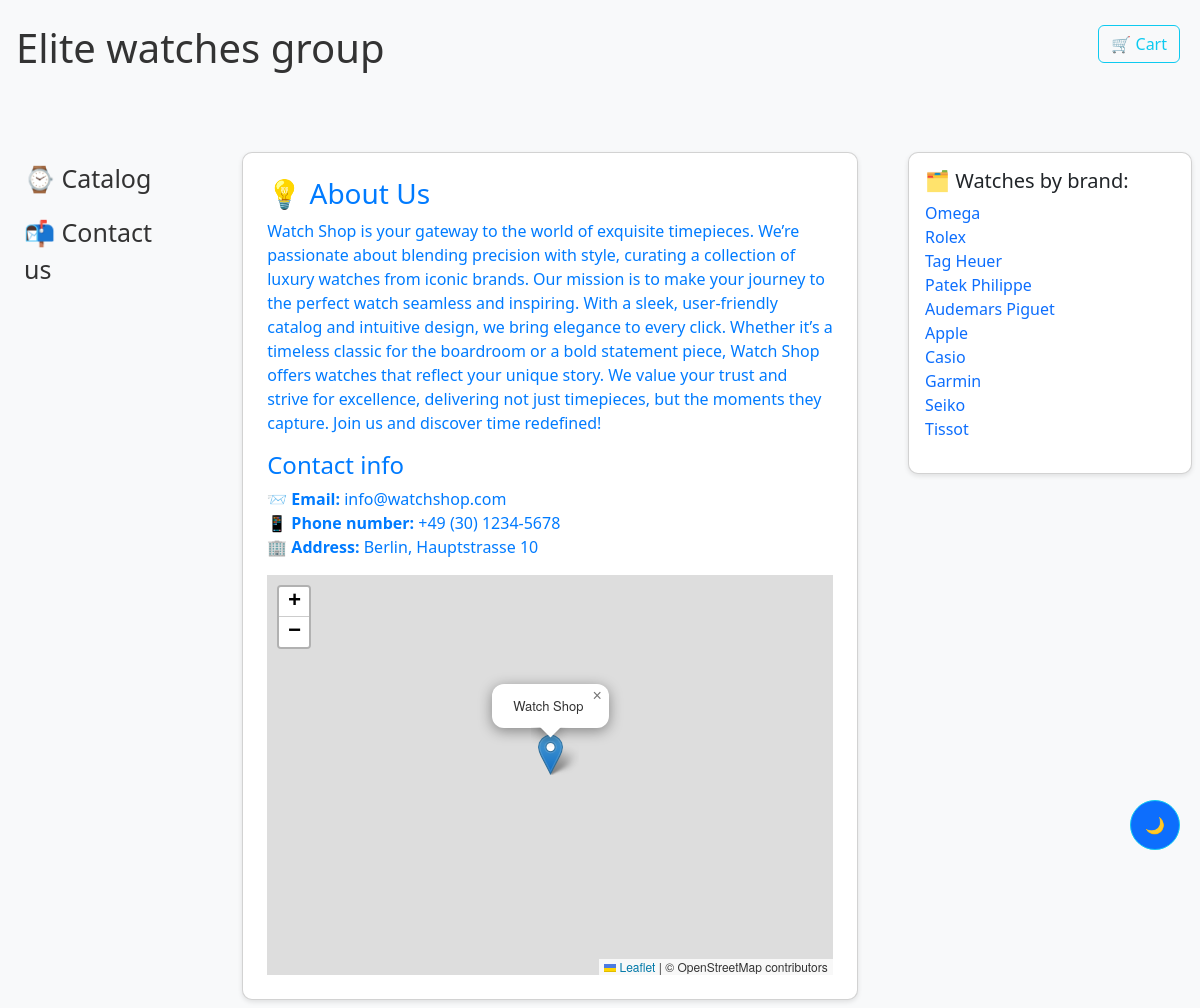
/shop/about/, run on the app's committed database.
### shop/models.py (models this page shows, shortened)
class Brand(models.Model):
    name = models.CharField(max_length=100,)
    slug = models.SlugField(max_length=100, blank=True)
    class Meta:
        verbose_name = 'Brand'
        verbose_name_plural = 'Brands'

### shop/views.py (the view)
# urls.py: path('about/', about, name='about'),
def about(request):
    all_brands = Brand.objects.all()
    context = {
        'title': 'About Us',
        'description': (
            'Watch Shop is your gateway to the world of exquisite timepieces. '
            'We’re passionate about blending precision with style, curating a collection of luxury watches from iconic brands. '
            'Our mission is to make your journey to the perfect watch seamless and inspiring. '
            'With a sleek, user-friendly catalog and intuitive design, we bring elegance to every click. '
            'Whether it’s a timeless classic for the boardroom or a bold statement piece, Watch Shop offers watches that reflect your unique story. '
            'We value your trust and strive for excellence, delivering not just timepieces, but the moments they capture. '
            'Join us and discover time redefined!'
        ),
        'contacts': {
            'email': 'info@watchshop.com',
            'phone': '+49 (30) 1234-5678',
            'address': 'Berlin, Hauptstrasse 10',
        },
        'latitude': 52.5200,
        'longitude': 13.4050,
        'company_name': 'Watch Shop',
        'all_brands': all_brands,
    }
    return render(request, 'about.html', context=context)

### shop/templates/about.html (shortened to what this page needs)
{% extends 'base.html' %}
{% block content %}
    <div class="card p-4" style="color: #007bff">
        <h3>💡  {{ title }}</h3>
        <p>{{ description }}</p>
        <h4>Contact info</h4>
        <ul class="list-unstyled">
            <li><strong>📨 Email:</strong> {{ contacts.email }}</li>
            <li><strong>📱 Phone number:</strong> {{ contacts.phone }}</li>
            <li><strong>🏢 Address:</strong> {{ contacts.address }}</li>
        </ul>
     <div id="map" style="height: 400px;"></div>
    </div>
{% endblock %}

### shop/templates/base.html (shortened to what this page needs)
{% load static %}
<!DOCTYPE html>
<html lang="en">
<head>
    <link href="https://cdn.jsdelivr.net/npm/aos@2.3.4/dist/aos.css" rel="stylesheet">
    <link href="https://cdn.jsdelivr.net/npm/bootstrap@5.3.0/dist/css/bootstrap.min.css" rel="stylesheet">
    <link rel="stylesheet" href="{% static 'css/styles.css' %}">
    <link rel="stylesheet" href="https://unpkg.com/leaflet@1.9.4/dist/leaflet.css"/>
</head>
<body>
    <button id="theme-toggle" class="btn btn-outline-info position-fixed" style="top: 800px; right: 20px; z-index: 1000;">🌙</button>
    <a class="btn btn-outline-info position-fixed" style="top: 25px; right: 20px; z-index: 1000;" href="{% url 'shop:cart_detail' %}">🛒 Cart</a>
    <h1 class="ms-3 my-4">Elite watches group</h1>
    <div class="container-fluid">
        <div class="row">
            <div class="col-md-2 p-2 mt-5">
                <ul class="nav flex-column">
                    {% if not request.path == '/shop/' %}
                    <li class="nav-item">
                        <a class="nav-link" style="font-size: 25px;" href="{% url 'shop:catalog' %}">⌚ Catalog</a>
                    </li>
                     {% endif %}
                    {% if not request.path == '/shop/contact/' %}
                    <li class="nav-item">
                        <a class="nav-link" style="font-size: 25px;" href="{% url 'shop:contact' %}">📬 Contact us</a>
                    </li>
                    {% endif %}
                </ul>
            </div>
            <div class="col-md-7 p-2 mt-5 d-flex justify-content-center">
                <div class="content-wrapper" style="width: 90%; max-width: 800px;">
                    {% block content %}{% endblock %}
                </div>
            </div>
            <div class="col-md-3 p-2 mt-5">
                <div class="card p-3">
                    <h5 class="card-title">🗂️ Watches by brand:</h5>
                    {% if all_brands %}
                        <ul class="list-unstyled">
                            {% for brand in all_brands %}
                                <li><a href="{% url 'shop:sort_by_brand' brand.slug %}" class="text-decoration-none">{{ brand.name }}</a></li>
                            {% endfor %}
                        </ul>
                    {% else %}
                        <p class="text-muted">😕 No brands to show.</p>
                    {% endif %}
                </div>
            </div>
        </div>
    </div>
</body>
</html>

### static/css/styles.css (style rules this page uses)
body { background-color: #f8f9fa; color: #333; transition: background-color 0.3s, color 0.3s; }
.card { border-radius: 10px; box-shadow: 0 2px 5px rgba(0,0,0,0.1); background-color: #fff; }
.nav-link { color: #333; transition: color 0.3s; }
h1 { color: #333; }
.content-wrapper { width: 90%; max-width: 800px; }
#theme-toggle { border-radius: 50%; padding: 10px; width: 50px; height: 50px; display: flex; align-items: center; justify-content: center; }

### data on the page
Brand: name "Omega"
Brand: name "Rolex"
Brand: name "Tag Heuer"
Brand: name "Patek Philippe"
Brand: name "Audemars Piguet"
Brand: name "Apple"
Brand: name "Casio"
Brand: name "Garmin"
Brand: name "Seiko"
Brand: name "Tissot"

### other printed values
{{ title }} "About Us"
{{ contacts.email }} "info@watchshop.com"
{{ contacts.phone }} "+49 (30) 1234-5678"
{{ contacts.address }} "Berlin, Hauptstrasse 10"
